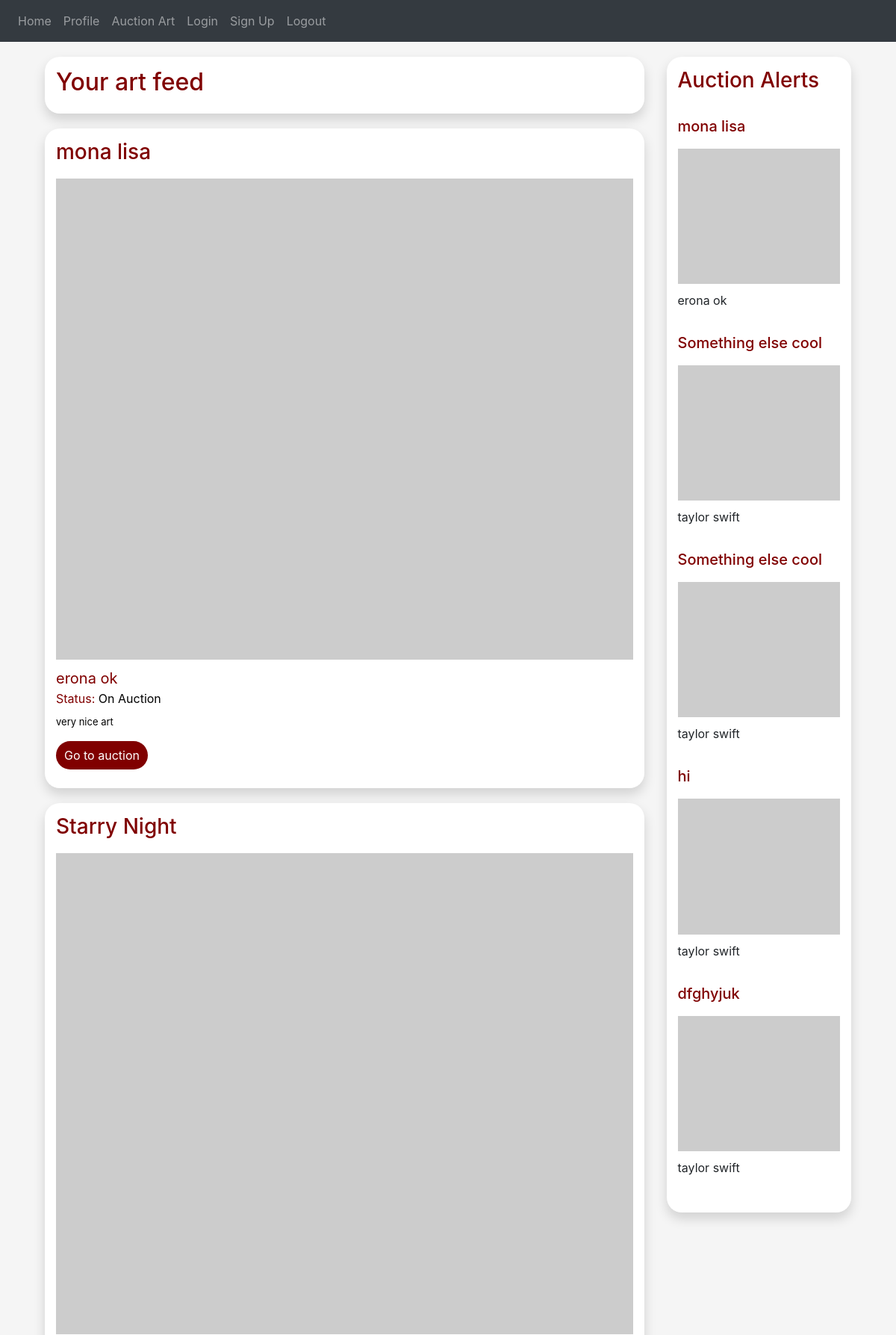
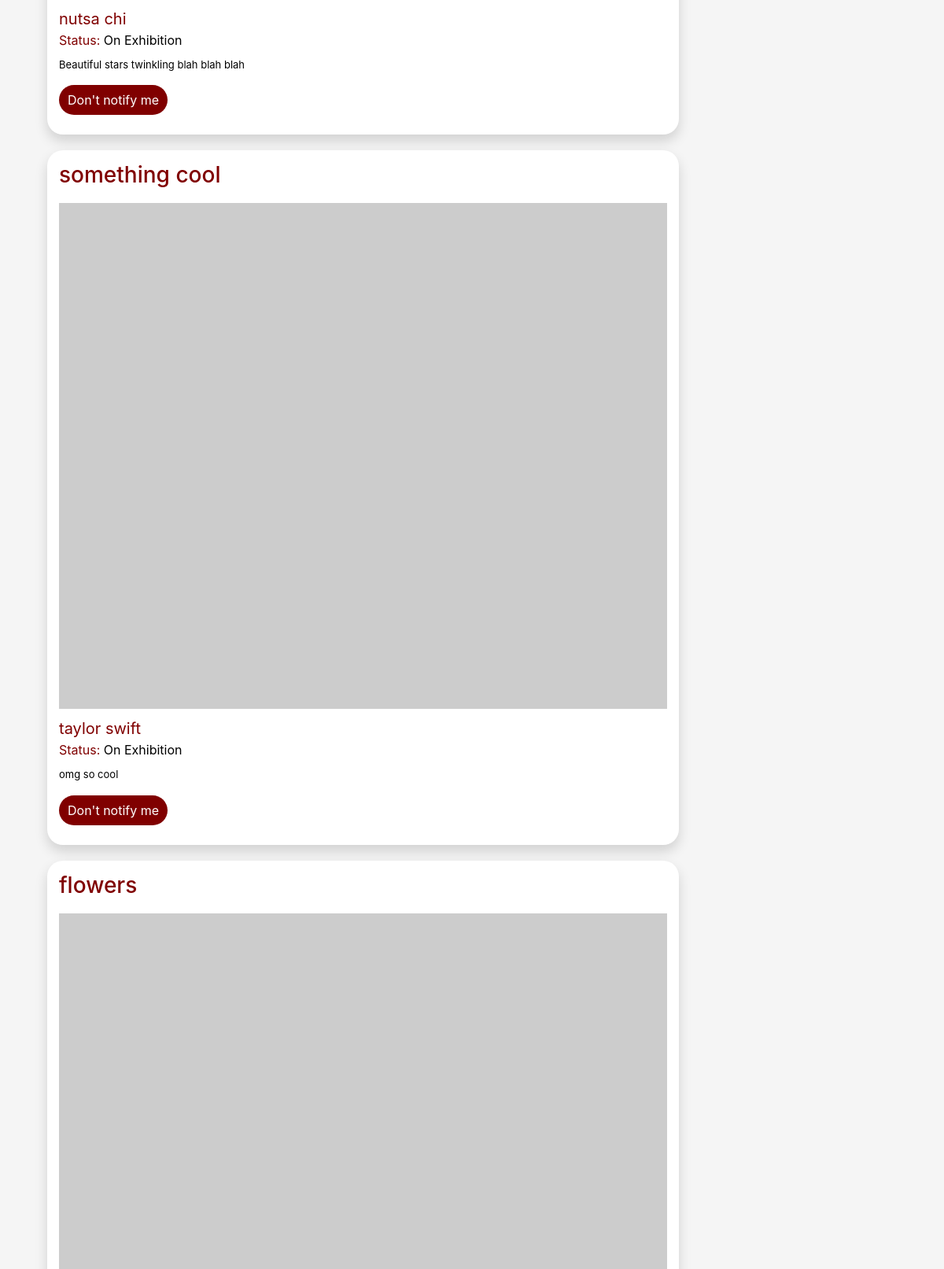
Screenshot of / (signed in, upper part) with the database file from the repository (2 pictures, top to bottom).
### auctionly/art/art.py (models this page shows, shortened)
class Art(db.Model):
    id = db.Column(db.Integer, primary_key=True)
    owner_id = db.Column(db.Integer, db.ForeignKey("user.id"))
    name = db.Column(db.String(150))
    description = db.Column(db.String(150))
    image = db.Column(db.String(150))
    art_category = db.Column(db.String(150))
    up_for_auction = db.Column(db.String(5))
    def get_name(self):
        return self.name
    def get_owner(self):
        return self.owner_id
    def get_description(self):
        return self.description
    def get_up_for_auction(self):
        return self.up_for_auction
    def get_art_category(self):
        return self.art_category
    def get_art_id(self):
        return self.id

### auctionly/users/user.py (models this page shows, shortened)
class User(db.Model, UserMixin):
    __tablename__ = 'user'
    id = db.Column(db.Integer, primary_key=True)
    email = db.Column(db.String(150), unique=True)
    password = db.Column(db.String(150))
    first_name = db.Column(db.String(150))
    last_name = db.Column(db.String(150))
    def get_full_name(self):
        return self.first_name + " " + self.last_name
    def get_user_prefs(self):
        user_pref = User_Preference.query.filter_by(user_id=self.id).all()
        prefs = []
        for pref in user_pref:
            prefs.append(pref.get_name())
        return prefs
    def get_auction_notification_list(self):
        user_subs = Art_Notifications.query.filter_by(user_id=self.id).all()
        user_notifications = []
        for sub in user_subs:
            art_id = sub.get_art_id()
            print("art_id")
            print(art_id)
            art = Art.query.filter_by(id=art_id).first()
            if(art.get_up_for_auction() == "True"):
                user_notifications.append(art)
        return user_notifications
    def get_notification_list(self):
        user_subs = Art_Notifications.query.filter_by(user_id=self.id).all()
        subs_ids = []
        for sub in user_subs:
            art_id = sub.get_art_id()
            subs_ids.append(art_id)
        return subs_ids

### auctionly/views.py (the view, shortened to what this page needs)
@views.route('/', methods=['GET', 'POST'])
@login_required
def home():
    user = flask_login.current_user
    user_pref = user.get_user_prefs()
    feed = Feed(user_pref)
    user_notifications = user.get_notification_list()
    user_auction_alerts = user.get_auction_notification_list()
    if not user_pref:
        user_feed = feed.get_feed()
    else:
        user_feed = feed.get_users_feed()
    return render_template("home.html", feed_art=user_feed, feed=feed, notifications=user_notifications, alerts=user_auction_alerts)

### auctionly/__init__.py (called while the page is built)
def create_app():
    app = Flask(__name__)
    app.config['SECRET_KEY'] = 'alkjsfkalalfks'
    app.config['SQLALCHEMY_DATABASE_URI'] = f'sqlite:///{DB_NAME}'
    db.init_app(app)
    from .views import views
    from .auth import auth
    app.register_blueprint(views, url_prefix='/')
    app.register_blueprint(auth, url_prefix='/')
    from .users.user import User
    create_database(app)
    login_manager = LoginManager()
    login_manager.login_view = 'auth.login'
    login_manager.init_app(app)
    @login_manager.user_loader
    def load_user(id):
        return User.query.get(int(id))
    return app

### auctionly/art/art_notifications.py (called while the page is built)
    def get_art_id(self):
        return self.art_id

### auctionly/auction/auction.py (called while the page is built)
    def get_auction_id(self):
        return self.id

### auctionly/system/feed.py (called while the page is built)
    def get_users_feed(self):
        return self.art_for_feed

    def get_user_name(self, user_id):
        user = User.query.filter_by(id=user_id).first()
        name = user.get_full_name()
        return name

    def get_art_auction_id(self, art_id):
        auction = Auction.query.filter_by(art_id=art_id).first()
        auction_id = auction.get_auction_id()
        return auction_id

### auctionly/users/user_preference.py (called while the page is built)
    def get_name(self):
        return self.art_pref

### auctionly/templates/home.html (shortened to what this page needs)
{% extends "base.html" %} {% block title %}Home Page{% endblock %} {% block content %}
<form method="POST">
    <head>
        <link href="../static/css/style.css" rel="stylesheet">
      </head>
    <body>
        <div class="container">
          <div class="row">
                <div class="col-lg-9">
                    <div class="media-card">
                        <div class="media">
                            <div class="media-body">
                                <h2 style="color: maroon; text-decoration: none;">Your art feed</h2>
                            </div>
                        </div>
                    </div>
                    {% for art in feed_art %}
                        <div class="media-card">
                            <div class="media">
                                <div class="media-body">
                                    <h3><a style="color: maroon; text-decoration: none;" type="submit" name="view">{{ art.get_name() }}</a></h3>
                                    <img src="https://picsum.photos/600/500" class="img-fluid center" style="padding-top: 10px; align-items: center;">
                                    <h7><a style="color: maroon; text-decoration: none; padding-top: 10px; font-size: 20px;" type="submit" name="view">{{ feed.get_user_name(art.get_owner()) }}</a></h7>
                                    <br>
                                    <h8 style="color: maroon;">Status: <h8 style="color: black;">{%if art.get_up_for_auction() == "False":%} On Exhibition {%else:%} On Auction {%endif%}</h8>
                                    <p style="font-size: 13px; padding-top: 10px; color: black;">{{ art.get_description() }}</p>
                                    {%if art.get_up_for_auction() == "False":%}
                                        {%if art.get_art_id() is in notifications:%}
                                        <a href="/?art_id={{ art.get_art_id() }}&notify=False" role="button"><button type="button" class="btn btn-view-more">Don't notify me</button></a>
                                        {%else:%}
                                        <a href="/?art_id={{ art.get_art_id() }}&notify=True" role="button"><button type="button" class="btn btn-view-more">Notify me</button></a>
                                        {%endif%}
                                    {%else:%}
                                        <a href="/auction?id={{ feed.get_art_auction_id(art.get_art_id()) }}" role="button"><button type="button" class="btn btn-view-more">Go to auction</button></a>
                                    {%endif%}
                                </div>
                            </div>
                        </div>
                    {% endfor %}
                </div>
                <div class="col-lg-3">
                <div class="auctions-card">
                    <h3><a style="color: maroon; text-decoration: none;" type="submit" name="view">Auction Alerts</a></h3>
                    <br>
                    {% if not alerts: %}
                        <div class="media">
                            <div class="media-body">
                                <h5><a style="color: maroon; text-decoration: none;" type="submit" name="view">No alerts</a></h5>
                                <h7><a style="text-decoration: none; padding-top: 10px;" type="submit" name="view">You can sign up to be alerted when exhibition pieces go on auction by clicking the "Notify me" button</a></h7>
                            </div>
                        </div>
                    {% else: %}
                        {% for notify in alerts %}
                            <div class="media">
                                <div class="media-body">
                                    <h5><a href="/auction?id={{ feed.get_art_auction_id(notify.get_art_id()) }}" style="color: maroon; text-decoration: none;" type="submit" name="view">{{ notify.get_name() }}</a></h5>
                                    <img src="https://picsum.photos/600/500" class="img-fluid center-small" style="padding-top: 10px; align-items: center;">
                                    <h7><a style="text-decoration: none; padding-top: 10px;" type="submit" name="view">{{ feed.get_user_name(notify.get_owner()) }}</a></h7>
                                </div>
                            </div>
                        {% endfor %}
                    {% endif %}
                </div>
                </div>
            </div>
        </div>
      </body>
</form>
{% endblock %}

### auctionly/templates/base.html (shortened to what this page needs)
<!DOCTYPE html>
<html>
<head>
    <link rel="stylesheet" href="https://stackpath.bootstrapcdn.com/bootstrap/4.4.1/css/bootstrap.min.css" />
    <link rel="stylesheet" href="https://stackpath.bootstrapcdn.com/font-awesome/4.7.0/css/font-awesome.min.css" />
</head>
<body>
    <nav class="navbar navbar-expand-lg navbar-dark bg-dark">
        <div class="collapse navbar-collapse" id="navbar">
            <div class="navbar-nav">
                <a class="nav-item nav-link" id="home" href="/">Home</a>
                <a class="nav-item nav-link" id="profile" href="/profile">Profile</a>
                <a class="nav-item nav-link" id="auction-art" href="/auction-art">Auction Art</a>
                <a class="nav-item nav-link" id="login" href="/login">Login</a>
                <a class="nav-item nav-link" id="signUp" href="/sign-up">Sign Up</a>
                <a class="nav-item nav-link" id="logout" href="/logout">Logout</a>
            </div>
        </div>
    </nav>
    <div class="container">{% block content %} {% endblock %}</div>
</body>
</html>

### auctionly/static/css/style.css (style rules this page uses)
body { background-color: #f5f5f5f5; }
html { overflow-y: overlay; }
.btn-view-more { background-color: maroon; border-radius: 100px !important; color: white; padding-left: 10px; padding-right: 10px; margin: auto; margin-bottom: 10px; }
.media-card { margin-top: 20px; padding: 15px; border-radius: 20px; box-shadow: 0px 8px 16px rgba(0, 0, 0, 0.15); background-color: white; }
.auctions-card { padding: 15px; border-radius: 20px; box-shadow: 0px 8px 16px rgba(0, 0, 0, 0.15); background-color: white; display: flex; justify-content: center; flex-direction: column; flex-wrap: wrap; margin-top: 20px; margin-bottom: 20px; }
.center { display: block; margin-left: auto; margin-right: auto; width: 100%; }
.center-small { display: block; margin-left: auto; margin-right: auto; width: 100%; }

### rows the page displays
Art: get_name "mona lisa", up_for_auction "On Auction", get_description "very nice art"
User: get_user_name "erona ok"
Art: get_name "Starry Night", up_for_auction "On Exhibition", get_description "Beautiful stars twinkling blah blah blah"
User: get_user_name "nutsa chi"
Art: get_name "something cool", up_for_auction "On Exhibition", get_description "omg so cool"
User: get_user_name "taylor swift"
Art: get_name "flowers"
Art: get_name "Something else cool"
Art: get_name "hi"
Art: get_name "dfghyjuk"
